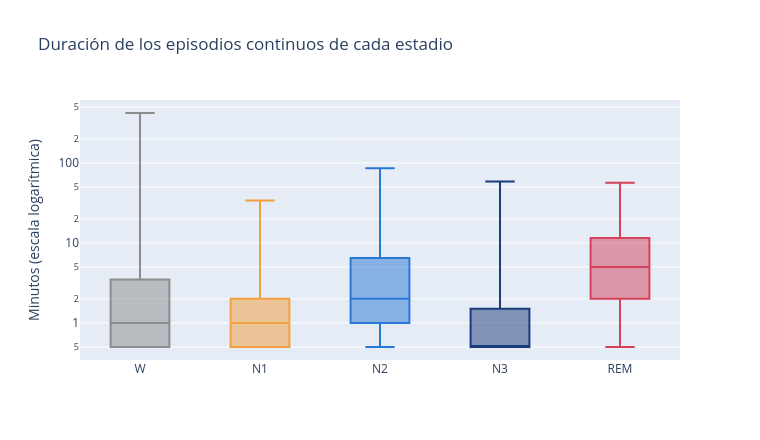

The notebook cell saved with this chart:
### Markdown cell above
## 2.2 Duración de los episodios

### Code cell
def episodios(secuencia):
    """Longitud (en épocas) de cada tramo contiguo del mismo estadio."""
    etapas = secuencia["etapa"].to_numpy()
    if len(etapas) == 0:
        return pd.DataFrame(columns=["etapa", "epocas"])
    cambio = np.r_[True, etapas[1:] != etapas[:-1]]
    grupos = np.cumsum(cambio)
    tabla = pd.DataFrame({"etapa": etapas, "grupo": grupos})
    resumen = tabla.groupby("grupo").agg(etapa=("etapa", "first"), epocas=("etapa", "size"))
    return resumen[resumen["etapa"].isin(ORDEN)].reset_index(drop=True)


bloques = pd.concat([episodios(s["ventana"]) for s in secuencias.values()], ignore_index=True)
bloques["minutos"] = bloques["epocas"] * DURACION_EPOCA / 60

resumen_bloques = (bloques.groupby("etapa")
                   .agg(episodios=("epocas", "size"),
                        mediana_epocas=("epocas", "median"),
                        p90_epocas=("epocas", lambda x: x.quantile(0.9)),
                        mediana_min=("minutos", "median"),
                        p90_min=("minutos", lambda x: x.quantile(0.9)))
                   .reindex(ORDEN).round(2))
display(resumen_bloques)

fig = px.box(bloques[bloques["etapa"].isin(ORDEN)], x="etapa", y="minutos", color="etapa",
             category_orders={"etapa": ORDEN}, color_discrete_map=COLOR, points=False,
             title="Duración de los episodios continuos de cada estadio")
fig.update_yaxes(type="log", title="Minutos (escala logarítmica)")
fig.update_layout(width=760, height=440, showlegend=False, xaxis_title="")
fig.show()

### Figure 1 — Plotly figure (JSON) as saved in the notebook; plotly's stock layout.template omitted (floating-point values rounded to 4 significant figures; data arrays with more than 128 entries replaced by an {"elided": "..."} marker saying what was removed)
{"data": [{"alignmentgroup": "True", "boxpoints": false, "hovertemplate": "etapa=%{x}<br>minutos=%{y}<extra></extra>", "legendgroup": "W", "marker": {"color": "#8c8c8c"}, "name": "W", "notched": false, "offsetgroup": "W", "orientation": "v", "showlegend": true, "type": "box", "x": {"elided": "3696 str values"}, "x0": " ", "xaxis": "x", "y": {"elided": "3696 float values"}, "y0": " ", "yaxis": "y"}, {"alignmentgroup": "True", "boxpoints": false, "hovertemplate": "etapa=%{x}<br>minutos=%{y}<extra></extra>", "legendgroup": "N1", "marker": {"color": "#f2a03d"}, "name": "N1", "notched": false, "offsetgroup": "N1", "orientation": "v", "showlegend": true, "type": "box", "x": {"elided": "5944 str values"}, "x0": " ", "xaxis": "x", "y": {"elided": "5944 float values"}, "y0": " ", "yaxis": "y"}, {"alignmentgroup": "True", "boxpoints": false, "hovertemplate": "etapa=%{x}<br>minutos=%{y}<extra></extra>", "legendgroup": "N2", "marker": {"color": "#2a78d6"}, "name": "N2", "notched": false, "offsetgroup": "N2", "orientation": "v", "showlegend": true, "type": "box", "x": {"elided": "6378 str values"}, "x0": " ", "xaxis": "x", "y": {"elided": "6378 float values"}, "y0": " ", "yaxis": "y"}, {"alignmentgroup": "True", "boxpoints": false, "hovertemplate": "etapa=%{x}<br>minutos=%{y}<extra></extra>", "legendgroup": "N3", "marker": {"color": "#1b3a7a"}, "name": "N3", "notched": false, "offsetgroup": "N3", "orientation": "v", "showlegend": true, "type": "box", "x": {"elided": "2663 str values"}, "x0": " ", "xaxis": "x", "y": {"elided": "2663 float values"}, "y0": " ", "yaxis": "y"}, {"alignmentgroup": "True", "boxpoints": false, "hovertemplate": "etapa=%{x}<br>minutos=%{y}<extra></extra>", "legendgroup": "REM", "marker": {"color": "#d6425a"}, "name": "REM", "notched": false, "offsetgroup": "REM", "orientation": "v", "showlegend": true, "type": "box", "x": {"elided": "1560 str values"}, "x0": " ", "xaxis": "x", "y": {"elided": "1560 float values"}, "y0": " ", "yaxis": "y"}], "layout": {"boxmode": "overlay", "height": 440, "legend": {"title": {"text": "etapa"}, "tracegroupgap": 0}, "showlegend": false, "title": {"text": "Duración de los episodios continuos de cada estadio"}, "width": 760, "xaxis": {"anchor": "y", "categoryarray": ["W", "N1", "N2", "N3", "REM"], "categoryorder": "array", "domain": [0.0, 1.0], "title": {"text": ""}}, "yaxis": {"anchor": "x", "domain": [0.0, 1.0], "title": {"text": "Minutos (escala logarítmica)"}, "type": "log"}}}
